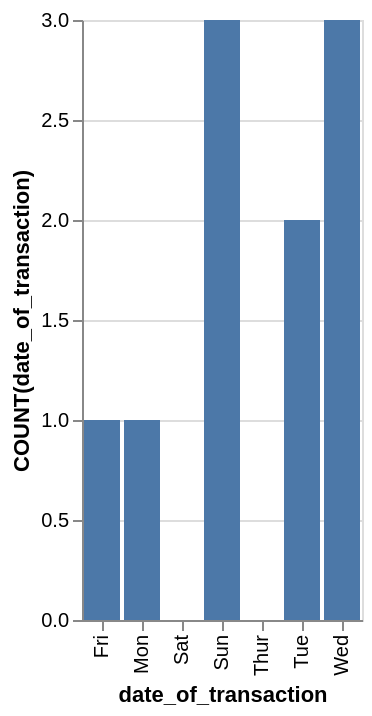

Here is the Vega-Lite specification saved for this chart:
### Vega-Lite specification from a JSON file in a GitHub repository (floating-point values rounded to 4 significant figures)
{"data": {"values": [{"x_data": "Mon", "y_data": 1}, {"x_data": "Tue", "y_data": 2}, {"x_data": "Wed", "y_data": 3}, {"x_data": "Thur", "y_data": 0}, {"x_data": "Fri", "y_data": 1}, {"x_data": "Sat", "y_data": 0}, {"x_data": "Sun", "y_data": 3}]}, "mark": "bar", "encoding": {"x": {"field": "x_data", "type": "nominal", "title": "date_of_transaction", "sort": "ascending"}, "y": {"field": "y_data", "type": "quantitative", "title": "COUNT(date_of_transaction)"}}}
